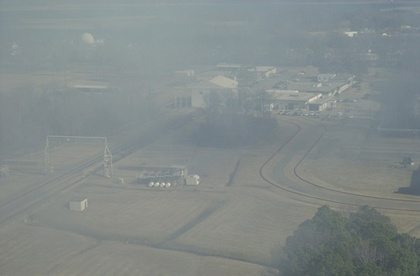
%> input picture 1.基于直方图优化的图像去雾技术/sweden_input.jpg, 420 x 276 px, shrunk from 500 x 328 before the run
$ octave --eval "result = MainForm;"   (GNU Octave 9; MATLAB toolbox functions it lacks are replaced by stand-ins)
%> lines starting %> are read from the running program, lines starting %| are printed output that depends on the picture
%> the answer given: sweden_input.jpg
%> in MainForm, Img1 is the input picture: size 276x420x3 uint8; mean R, G, B 130.8, 138.7, 138.2
### 1.基于直方图优化的图像去雾技术/RemoveFogByGlobalHisteq.m
function In = RemoveFogByGlobalHisteq(I, flag)
%> called with flag = 1
%对RGB图像，分别对R、G、B进行均衡，再得到新RGB图像
%输入参数:
%I--图像矩阵
%flag--显示标记
%输出参数:
%In--结果图像
if nargin < 2
    flag = 1;
end
%提取图像的R、G、B分量
R = I(:,:,1);
G = I(:,:,2);
B = I(:,:,3);
%分别对图像的R、G、B分量进行全局直方图均衡化
M = histeq(R);
N = histeq(G);
L = histeq(B);
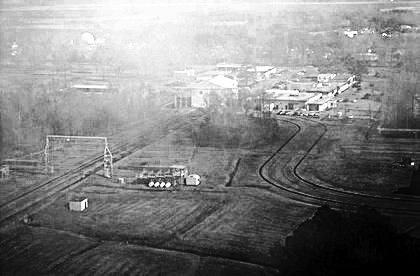
%> L: size 276x420 uint8; min 0, max 255, mean 128.8
%集成全局直方图均衡化后的分量得到结果图像
In = cat(3, M, N, L);
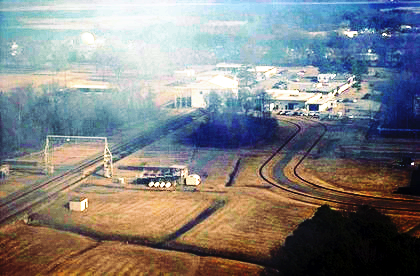
%> In: size 276x420x3 uint8; mean R, G, B 129.3, 128.9, 128.8
%结果显示
if flag
    figure;
    subplot(2, 2, 1); imshow(I); title('原图像', 'FontWeight', 'Bold');
    subplot(2, 2, 2); imshow(In); title('处理后的图像', 'FontWeight', 'Bold');
%灰度化，用于计算直方图
    Q = rgb2gray(I);
    W = rgb2gray(In);
    subplot(2, 2, 3); imhist(Q, 64); title('原灰度直方图', 'FontWeight', 'Bold');
    subplot(2, 2, 4); imhist(W, 64); title('处理后的灰度直方图', 'FontWeight', 'Bold');
end

### 1.基于直方图优化的图像去雾技术/RemoveFogByLocalHisteq.m
function In = RemoveFogByLocalHisteq(I, flag)
%> called with flag = 1
%对RGB图像，分别对R、G、B进行均衡，再得到新RGB图像
%输入参数:
%I--图像矩阵
%flag--显示标记
%输出参数:
%In--结果图像
%分别对R、G、B三层分量进行局部直方图均衡化处理
g1 = GetLocalHisteq(I(:, :, 1));
g2 = GetLocalHisteq(I(:, :, 2));
g3 = GetLocalHisteq(I(:, :, 3));
%集成局部直方图均衡化后的分量得到结果图像
In = cat(3, g1, g2, g3);
%结果显示
if flag
    figure;
    subplot(2, 2, 1); imshow(I); title('原图像', 'FontWeight', 'Bold');
    subplot(2, 2, 2); imshow(In); title('处理后的图像', 'FontWeight', 'Bold');
%灰度化，用于计算直方图
    Q = rgb2gray(I);
    W = rgb2gray(In);
    subplot(2, 2, 3); imhist(Q, 64); title('原灰度直方图', 'FontWeight', 'Bold');
    subplot(2, 2, 4); imhist(W, 64); title('处理后的灰度直方图', 'FontWeight', 'Bold');
end

function g = GetLocalHisteq(I)
% 对灰度图像，进行局部直方图均衡化
% 输入参数：
%  I——图像矩阵
% 输出参数：
%  g——结果图像
% 调用库函数adapthisteq，执行局部均衡化增强
g = adapthisteq(I,'clipLimit',0.02,'Distribution','rayleigh');

### 1.基于直方图优化的图像去雾技术/RemoveFogByRetinex.m
function In = RemoveFogByRetinex(f, flag)
%> called with flag = 1
%用Retinex的MSR实现图像去雾
%输入参数:
%f--图像矩阵
%flag--显示标记
%输出参数
%In--结果图像

if nargin < 2
    flag = 1;
end
%提取图像的R、G、B分量
fr = f(:, :, 1);
fg = f(:, :, 2);
fb = f(:, :, 3);
%数据类型归一化
mr = mat2gray(im2double(fr));
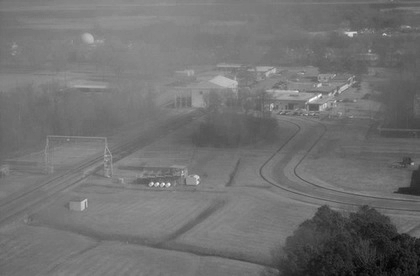
%> mr: size 276x420 double; min 0, max 1, mean 0.447
mg = mat2gray(im2double(fg));
mb = mat2gray(im2double(fb));
%////////////////////////////////////////
%定义alpha参数
alpha = 1200;
%定义模板大小
n = 128;
%计算中心
n1 = floor((n+1)/2);
for i = 1:n
    for j = 1:n
        %高斯函数
        b(i,j) = exp(-((i-n1)^2+(j-n1)^2)/(4*alpha))/(pi*alpha);
    end
end
%卷积滤波
nr1 = imfilter(mr,b,'conv', 'replicate');
ng1 = imfilter(mg,b,'conv', 'replicate');
nb1 = imfilter(mb,b,'conv', 'replicate');
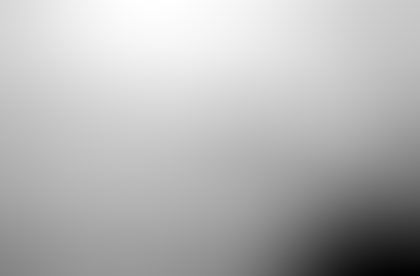
%> nb1: size 276x420 double; min 0.351, max 1.69, mean 1.3; drawn with min black and max white
ur1 = log(nr1);
ug1 = log(ng1);
ub1 = log(nb1);
tr1 = log(mr);
tg1 = log(mg);
tb1 = log(mb);
yr1 = (tr1-ur1)/3;
yg1 = (tg1-ug1)/3;
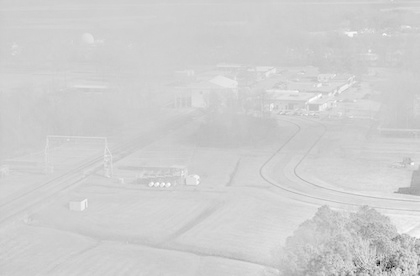
%> yg1: size 276x420 double; 0% of the values are NaN or infinite; the others: min -1.39, max -0.08, mean -0.322; drawn with min black, max white, NaN and infinite black
yb1 = (tb1-ub1)/3;
%////////////////////////////////////
%定义beta参数
beta = 55;
%定义模板大小
x = 32;
%计算中心
x1 = floor((n+1)/2);
for i = 1:n
    for j = 1:n
        %高斯函数
        a(i,j) = exp(-((i-n1)^2+(j-n1)^2)/(4*beta))/(6*pi*beta);
    end
end
%卷积滤波
nr2 = imfilter(mr,a,'conv', 'replicate');
ng2 = imfilter(mg,a,'conv', 'replicate');
nb2 = imfilter(mb,a,'conv', 'replicate');
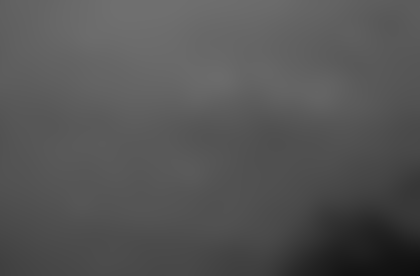
%> nb2: size 276x420 double; min 0.0581, max 0.439, mean 0.333
ur2 = log(nr2);
ug2 = log(ng2);
ub2 = log(nb2);
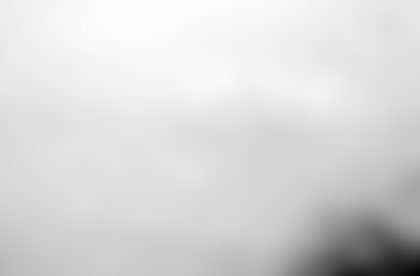
%> ub2: size 276x420 double; min -2.85, max -0.824, mean -1.13; drawn with min black and max white
tr2 = log(mr);
tg2 = log(mg);
tb2 = log(mb);
yr2 = (tr2-ur2)/3;
yg2 = (tg2-ug2)/3;
yb2 = (tb2-ub2)/3;
%//////////////////////////////////
%定义eta参数
eta = 13944.5
%定义模板大小
l = 500;
%计算中心
l1 = floor((n+1)/2);
for i = 1:n
    for j = 1:n
        %高斯函数
        e(i,j) = exp(-((i-n1)^2+(j-n1)^2)/(4*eta))/(4*pi*eta);
    end
end
%卷积滤波
nr3 = imfilter(mr,e,'conv', 'replicate');
ng3 = imfilter(mg,e,'conv', 'replicate');
nb3 = imfilter(mb,e,'conv', 'replicate');
ur3 = log(nr3);
ug3 = log(ng3);
ub3 = log(nb3);
tr3 = log(mr);
tg3 = log(mg);
tb3 = log(mb);
yr3 = (tr3-ur3)/3;
yg3 = (tg3-ug3)/3;
yb3 = (tb3-ub3)/3;
%///////////////////////
dr = yr1+yr2+yr3;
dg = yg1+yg2+yg3;
db = yb1+yb2+yb3;
cr = im2uint8(dr);
cg = im2uint8(dg);
cb = im2uint8(db);

%集成处理后的分量得到结果图像
In = cat(3, cr, cg, cb);
%结果显示
if flag
    figure;
    subplot(2, 2, 1); imshow(f); title('原图像', 'FontWeight', 'Bold');
    subplot(2, 2, 2); imshow(In); title('处理后的图像', 'FontWeight', 'Bold');
%灰度化，用于计算直方图
    Q = rgb2gray(f);
    W = rgb2gray(In);
    subplot(2, 2, 3); imhist(Q, 64); title('原灰度直方图', 'FontWeight', 'Bold');
    subplot(2, 2, 4); imhist(W, 64); title('处理后的灰度直方图', 'FontWeight', 'Bold');
end

### 1.基于直方图优化的图像去雾技术/MainForm.m
function varargout = MainForm()
[FileName,PathName,FilterIndex] = uigetfile({'*.jpg;*.tif;*.png;*.gif', ...
    '所有图像文件';...
    '*.*','所有文件' },'载入图像',...
    '.\\sweden_input.jpg');
if isequal(FileName, 0) || isequal(PathName, 0)
    return;
end
Img1 = imread(fullfile(PathName, FileName));
RemoveFogByGlobalHisteq(Img1, 1);
RemoveFogByLocalHisteq(Img1, 1);
RemoveFogByRetinex(Img1, 1);
%> (the run ends here)
